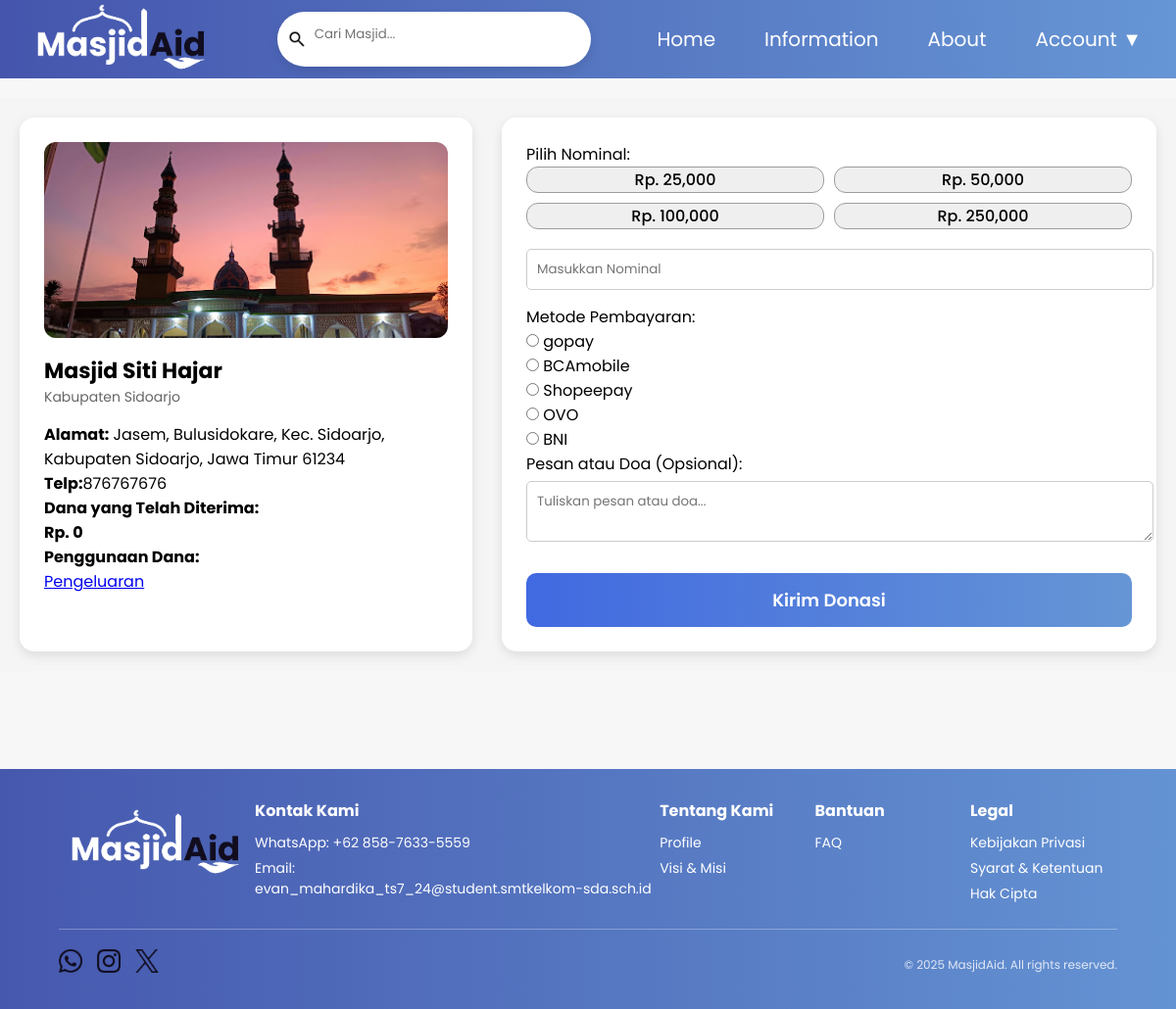
The app's page /page/donasi/page/form_donasi.php?id_donasi=21 (signed in) with its own data.
### tables this page shows
CREATE TABLE `donasi_tujuan` (
  `id_donasi` int(11) NOT NULL,
  `foto` varchar(255) NOT NULL,
  `nama` varchar(200) DEFAULT NULL,
  `alamat` varchar(200) DEFAULT NULL,
  `alamat_lengkap` varchar(255) NOT NULL,
  `hp` int(15) NOT NULL,
  `penggunaan` varchar(50) DEFAULT NULL,
  `jumlah` decimal(50,0) NOT NULL
);

CREATE TABLE `metode_pembayaran` (
  `id_metode` int(11) NOT NULL,
  `nama` varchar(200) DEFAULT NULL,
  `kategori` enum('qris','bank') DEFAULT NULL,
  `rekening` varchar(25) NOT NULL
);

### page/donasi/page/form_donasi.php (the view, shortened to what this page needs)
<?php
include "../../login_user/koneksi.php";
$id_donasi = $_GET['id_donasi'];
$query = mysqli_query($koneksi, "SELECT * FROM donasi_tujuan WHERE id_donasi = '$id_donasi'");
$donasi = mysqli_fetch_assoc($query);
$metode_query = mysqli_query($koneksi, "SELECT * FROM metode_pembayaran");
?>
<!DOCTYPE html>
<html lang="id">
<head>
    <link rel="stylesheet" href="../../css/donasi/style-page.css">
</head>
<body>
    <header>
        <div class="fcontainer">
            <nav class="wrapper">
                <div class="brand">
                    <img src="../../img/assets/LOGO.png" alt="">
                </div>
                <div class="search-container">
                    <form method="GET" action="info.php">
                        <div class="search-box">
                            <div class="search-icon">
                                <img src="../../img/assets/search.png" alt="">
                            </div>
                            <div class="search-input">
                                <input type="text" name="search" class="input" placeholder="Cari Masjid..."
                                    value="<?php echo isset($_GET['search']) ? $_GET['search'] : ''; ?>">
                            </div>
                        </div>
                    </form>
                </div>
                <ul class="navigation">
                    <li><a href="../../homepage.php">Home</a></li>
                    <li><a href="info.php">Information</a></li>
                    <li><a href="aboutpage.php">About</a></li>
                    <?php if (isset($_SESSION['logged_in'])): ?>
                        <li class="dropdown">
                            <a href="#">Account ▼</a>
                        </li>
                    <?php else: ?>
                        <li><a href="login_user/login.php">Login</a></li>
                    <?php endif; ?>
                </ul>
            </nav>
        </div>
    </header>
    <div class="container">
        <div class="kiri">
            <img src="../../img/<?= $donasi['foto'] ?>" class="foto-masjid" alt="Foto Masjid">
            <h2><?= $donasi['nama'] ?></h2>
            <p><?= $donasi['alamat'] ?></p>
            <p><strong>Alamat:</strong> <?= $donasi['alamat_lengkap'] ?></p>
            <p><strong>Telp:</strong><?= $donasi['hp'] ?></p>
            <p><strong>Dana yang Telah Diterima:<br>Rp. <?= $donasi['jumlah'] ?></strong>
            <p><strong>Penggunaan Dana:</strong><br><a href="../../admin/masjid/pengeluaran.php?id_donasi=<?= $id_donasi ?>">Pengeluaran</a>
            </p>
        </div>
        <div class="kanan">
            <form method="POST" action="proses_donasi.php">
                <label>Pilih Nominal:</label><br>
                <div class="nominal-preset">
                    <button type="button" onclick="isiNominal(25000)">Rp. 25,000</button>
                    <button type="button" onclick="isiNominal(50000)">Rp. 50,000</button>
                    <button type="button" onclick="isiNominal(100000)">Rp. 100,000</button>
                    <button type="button" onclick="isiNominal(250000)">Rp. 250,000</button>
                </div>
                <input type="number" name="jumlah" id="nominal" placeholder="Masukkan Nominal" required>
                <label>Metode Pembayaran:</label><br>
                <?php while ($row = mysqli_fetch_assoc($metode_query)): ?>
                    <label><input type="radio" name="id_metode" value="<?= $row['id_metode'] ?>" required>
                        <?= $row['nama'] ?></label><br>
                <?php endwhile; ?>
                <label>Pesan atau Doa (Opsional):</label><br>
                <textarea name="pesan" placeholder="Tuliskan pesan atau doa..."></textarea><br>
                <button type="submit" name="submit" value="kirim_donasi">Kirim Donasi</button>
            </form>
        </div>
    </div>
    <footer>
        <div class="footer-container">
            <div class="footer-top">
                <div class="footer-logo">
                    <img src="../../img/assets/LOGO.png" alt="MasjidAid">
                </div>
                <div class="footer-links">
                    <div class="footer-section">
                        <h3>Kontak Kami</h3>
                        <p>WhatsApp: +62 858-7633-5559</p>
                        <p>Email: <br> evan_mahardika_ts7_24@student.smtkelkom-sda.sch.id</p>
                    </div>
                    <div class="footer-section">
                        <h3>Tentang Kami</h3>
                        <p><a href="#">Profile</a></p>
                        <p><a href="#">Visi & Misi</a></p>
                    </div>
                    <div class="footer-section">
                        <h3>Bantuan</h3>
                        <p><a href="#">FAQ</a></p>
                    </div>
                    <div class="footer-section">
                        <h3>Legal</h3>
                        <p><a href="#">Kebijakan Privasi</a></p>
                        <p><a href="#">Syarat & Ketentuan</a></p>
                        <p><a href="#">Hak Cipta</a></p>
                    </div>
                </div>
            </div>
            <div class="footer-bottom">
                <div class="footer-social">
                    <a href="https://wa.me/085876335559?text=Assalamualaikum" target="_blank"><img
                            src="../../img/assets/whatsapp.png" alt="WhastApp"></a>
                    <a href="https://www.instagram.com/evannsm._/profilecard/?igsh=MTVvMzN5NWRmams2bA=="
                        target="_blank"><img src="../../img/assets/instagram.png" alt="YouTube"></a>
                    <a href="https://x.com/satriamhrdk_art?t=sXq56TSAp-1CvQScUs51cA&s=09" target="_blank"><img
                            src="../../img/assets/twitter.png" alt="Instagram"></a>
                </div>
                <p class="footer-copy">&copy; 2025 MasjidAid. All rights reserved.</p>
            </div>
        </div>
    </footer>
</body>
</html>

### page/css/donasi/style-page.css (style rules this page uses)
*, html, body { margin: 0; padding: 0; font-family: "Poppins", sans-serif; scroll-behavior: smooth; }
header { top: 0; position: fixed; width: 100%; height: 80px; z-index: 1000; display: flex; align-items: center; overflow: visible; }
header { background: linear-gradient( to right, #4555ad, #6696d5 ); }
.fcontainer { display: flex; width: 100%; }
.wrapper { display: flex; align-items: center; justify-content: space-between; font-size: 20px; padding: 10px; width: 100%; height: 80px; overflow: visible; }
.brand { display: flex; flex-direction: row; padding: 15px; align-items: center; }
.brand > img { width: 200px; height: auto; padding-top: 0; margin-top: 10px; }
.navigation { display: flex; justify-content: center; align-items: center; }
.navigation > li { list-style-type: none; padding: 25px; }
.navigation > li > a { color: white; font-size: 20px; text-decoration: none; text-transform: capitalize; }
.dropdown { position: relative; display: inline-block; }
.search-box { display: flex; align-items: center; background-color: white; padding: 0px 10px; border-radius: 30px; width: 300px; max-width: 100%; box-shadow: 0px 4px 10px rgba(0, 0, 0, 0.1); }
.search-box > .search-icon > img { width: 20px; height: 20px; padding-top: 8px; }
.search-input > .input { border: none; outline: none; background-color: unset; padding: 8px; }
body { font-family: Arial, sans-serif; background: #f7f7f7; margin: 0; padding: 0; }
.container { display: flex; justify-content: center; gap: 30px; max-width: 1200px; margin: 100px auto; padding: 20px; background-color: #f5f5f5; }
.kiri, .kanan { background: white; border-radius: 15px; box-shadow: 0 4px 12px rgba(0, 0, 0, 0.1); padding: 25px; width: 48%; }
.kiri { width: 40%; }
.kanan { width: 60%; }
.kiri h2 { font-size: 22px; font-weight: 700; margin: 10px 0 0; }
.kiri p:first-of-type { color: #666; font-size: 14px; margin-bottom: 15px; }
.foto-masjid { width: 100%; border-radius: 12px; object-fit: cover; height: 200px; }
.nominal-preset { display: grid; grid-template-columns: repeat(2, 1fr); gap: 10px; margin-bottom: 15px; }
.nominal-preset button { font-size: 16px; border-radius: 12px; font-weight: 500; border: 1px solid rgb(158, 155, 155); }
input[type="number"], input[type="text"], textarea { width: 100%; padding: 10px; margin-top: 5px; margin-bottom: 15px; border: 1px solid #ccc; border-radius: 5px; }
button[type="submit"] { background: linear-gradient(to right, #4169e1, #6696d5); color: white; border: none; padding: 14px 30px; border-radius: 10px; font-size: 18px; font-weight: 600; width: 100%; margin-top: 10px; }
footer { background: linear-gradient(to right, #4658ae, #6493d3); color: white; padding: 30px 0; text-align: center; }
.footer-container { width: 90%; max-width: 1200px; margin: 0 auto; }
.footer-top { display: flex; justify-content: space-between; align-items: start; flex-wrap: wrap; padding-bottom: 20px; border-bottom: 1px solid rgba(255, 255, 255, 0.3); }
.footer-logo img { width: 200px; height: auto; padding-top: 0; margin-top: 10px; }
.footer-links { display: flex; flex: 1; justify-content: space-between; flex-wrap: wrap; }
.footer-section { min-width: 150px; text-align: left; }
.footer-section h3 { font-size: 16px; margin-bottom: 10px; font-weight: bold; }
.footer-section p { font-size: 14px; margin: 5px 0; }
.footer-section a { color: white; text-decoration: none; transition: 0.3s; font-size: 14px; }
.footer-bottom { display: flex; justify-content: space-between; align-items: center; margin-top: 20px; flex-wrap: wrap; }
.footer-social { display: flex; gap: 15px; }
.footer-social img { width: 24px; height: 24px; }
.footer-copy { font-size: 12px; opacity: 0.8; }

### records on screen
donasi_tujuan: foto (picture), nama "Masjid Siti Hajar", alamat "Kabupaten Sidoarjo", alamat_lengkap "Jasem, Bulusidokare, Kec. Sidoarjo, Kabupaten Sidoarjo, Jawa Timur 61234", hp "876767676", jumlah "0"
metode_pembayaran: nama "gopay"
metode_pembayaran: nama "BCAmobile"
metode_pembayaran: nama "Shopeepay"
metode_pembayaran: nama "OVO"
metode_pembayaran: nama "BNI"
